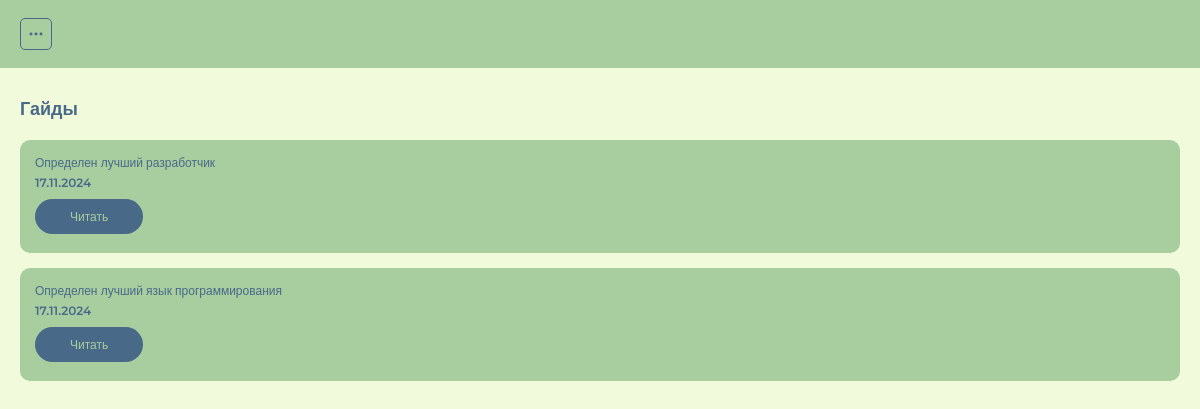
Screenshot of /guides/ (signed in) with the database file from the repository.
### startit_app/models.py (models this page shows, shortened)
class Guide(models.Model):
    title = models.CharField("Загаловок", max_length=255)
    description = models.TextField("Описание гайда")
    image = models.CharField("URL-фото", max_length=500)
    created_at = models.DateTimeField("Дата и время публикации", default=datetime.now)
    class Meta:
        verbose_name = "Гайд"
        verbose_name_plural = "Гайды"

### startit_app/views.py (the view)
# urls.py: path('guides/', views.guides_page, name='guides_page'),
def guides_page(request):
    guides = Guide.objects.all().order_by('-created_at')
    context = {
        'guides': guides
    }
    return render(request, "guides.html", context)

### startit_app/templates/guides.html (shortened to what this page needs)
{% extends 'base.html' %}
{% block content %}
{% if user.is_authenticated %}
<section class="jobs">
    <div class="container">
        <h2 class="title">Гайды</h2>
        <div class="jobs-list">
            {% for guide in guides %}
                <div class="job-card">
                    <h3 class="job-card__title">{{ guide.title|truncatewords:30 }}</h3>
                    <h3 class="job-card__company">{{ guide.created_at|date:"d.m.Y" }}</h3>
                    <a href="{% url 'guide_detail_page' pk=guide.pk %}" class="dark-button">Читать</a>
                </div>
            {% endfor %}
        </div>
    </div>
</section>
{% endif %}
{% endblock %}

### startit_app/static/css/style.css (style rules this page uses)
* { padding: 0; margin: 0; box-sizing: border-box; font-family: "Montserrat", sans-serif;; }
:root { --light: #f1fada; --secondary: #A8CD9F; --success:#58A399; --dark:#496989; }
.container { margin-left: 20px; margin-right: 20px; }
.title { font-size: 18px; font-weight: 700; color: var(--dark); }
.categories-list, .jobs-list { margin: 20px 0; }
.categories, .jobs, .job-detail, .auth { padding: 30px 0; }
.job-card { background-color: var(--secondary); padding: 15px; border-radius: 10px; margin-bottom: 15px; }
.job-card__title, .job-card__company { color: var(--dark); font-size: 12px; margin-bottom: 5px; }
.job-card__title { font-weight: 400; }
.job-card__company { font-weight: 600; }
.dark-button, .button-success { cursor: pointer; font-size: 12px; text-decoration: none; display: inline-block; margin: 4px 0; background-color: var(--dark); color: var(--secondary); padding: 10px 35px; border-radius: 30px; border: none; }

### rows the page displays
Guide: title "Определен лучший разработчик", created_at "17.11.2024"
Guide: title "Определен лучший язык программирования", created_at "17.11.2024"
